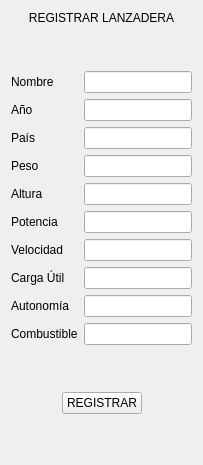
             <widget class="QWidget" name="pg_crear_lanzadera">
              <layout class="QVBoxLayout" name="verticalLayout_7">
               <item>
                <widget class="QLabel" name="label_lanzadera">
                 <property name="text">
                  <string>REGISTRAR LANZADERA</string>
                 </property>
                 <property name="alignment">
                  <set>Qt::AlignCenter</set>
                 </property>
                </widget>
               </item>
               <item>
                <spacer name="verticalSpacer_9">
                 <property name="orientation">
                  <enum>Qt::Vertical</enum>
                 </property>
                 <property name="sizeHint" stdset="0">
                  <size>
                   <width>20</width>
                   <height>40</height>
                  </size>
                 </property>
                </spacer>
               </item>
               <item>
                <layout class="QFormLayout" name="formLayout_3">
                 <item row="0" column="0">
                  <widget class="QLabel" name="lbl_nombre_lanzadera">
                   <property name="text">
                    <string>Nombre</string>
                   </property>
                  </widget>
                 </item>
                 <item row="0" column="1">
                  <widget class="QLineEdit" name="ql_nombre_lanzadera"/>
                 </item>
                 <item row="2" column="0">
                  <widget class="QLabel" name="lbl_pais_lanzadera">
                   <property name="text">
                    <string>País</string>
                   </property>
                  </widget>
                 </item>
                 <item row="2" column="1">
                  <widget class="QLineEdit" name="ql_pais_lanzadera"/>
                 </item>
                 <item row="3" column="0">
                  <widget class="QLabel" name="lbl_peso_lanzadera">
                   <property name="text">
                    <string>Peso</string>
                   </property>
                  </widget>
                 </item>
                 <item row="3" column="1">
                  <widget class="QLineEdit" name="ql_peso_lanzadera"/>
                 </item>
                 <item row="4" column="0">
                  <widget class="QLabel" name="lbl_altura_lanzadera">
                   <property name="text">
                    <string>Altura</string>
                   </property>
                  </widget>
                 </item>
                 <item row="4" column="1">
                  <widget class="QLineEdit" name="ql_altura_lanzadera"/>
                 </item>
                 <item row="5" column="0">
                  <widget class="QLabel" name="lbl_potencia_lanzadera">
                   <property name="text">
                    <string>Potencia</string>
                   </property>
                  </widget>
                 </item>
                 <item row="5" column="1">
                  <widget class="QLineEdit" name="ql_potencia_lanzadera"/>
                 </item>
                 <item row="6" column="0">
                  <widget class="QLabel" name="lbl_velocidad_lanzadera">
                   <property name="text">
                    <string>Velocidad</string>
                   </property>
                  </widget>
                 </item>
                 <item row="6" column="1">
                  <widget class="QLineEdit" name="ql_velocidad_lanzadera"/>
                 </item>
                 <item row="7" column="0">
                  <widget class="QLabel" name="lbl_carga_util_lanzadera">
                   <property name="text">
                    <string>Carga Útil</string>
                   </property>
                  </widget>
                 </item>
                 <item row="7" column="1">
                  <widget class="QLineEdit" name="ql_carga_util_lanzadera"/>
                 </item>
                 <item row="8" column="0">
                  <widget class="QLabel" name="lbl_autonomia_lanzadera">
                   <property name="text">
                    <string>Autonomía</string>
                   </property>
                  </widget>
                 </item>
                 <item row="8" column="1">
                  <widget class="QLineEdit" name="ql_autonomia_lanzadera"/>
                 </item>
                 <item row="9" column="0">
                  <widget class="QLabel" name="lbl_combustible_lanzadera">
                   <property name="text">
                    <string>Combustible</string>
                   </property>
                  </widget>
                 </item>
                 <item row="9" column="1">
                  <widget class="QLineEdit" name="ql_combustible_lanzadera"/>
                 </item>
                 <item row="1" column="0">
                  <widget class="QLabel" name="lbl_anio_lanzadera">
                   <property name="text">
                    <string>Año</string>
                   </property>
                  </widget>
                 </item>
                 <item row="1" column="1">
                  <widget class="QLineEdit" name="ql_anio_lanzadera"/>
                 </item>
                </layout>
               </item>
               <item>
                <spacer name="verticalSpacer_7">
                 <property name="orientation">
                  <enum>Qt::Vertical</enum>
                 </property>
                 <property name="sizeHint" stdset="0">
                  <size>
                   <width>20</width>
                   <height>41</height>
                  </size>
                 </property>
                </spacer>
               </item>
               <item>
                <layout class="QHBoxLayout" name="horizontalLayout_7">
                 <item>
                  <spacer name="horizontalSpacer_8">
                   <property name="orientation">
                    <enum>Qt::Horizontal</enum>
                   </property>
                   <property name="sizeHint" stdset="0">
                    <size>
                     <width>40</width>
                     <height>20</height>
                    </size>
                   </property>
                  </spacer>
                 </item>
                 <item>
                  <widget class="QPushButton" name="btn_registrar_lanzadera">
                   <property name="text">
                    <string>REGISTRAR</string>
                   </property>
                  </widget>
                 </item>
                 <item>
                  <spacer name="horizontalSpacer_9">
                   <property name="orientation">
                    <enum>Qt::Horizontal</enum>
                   </property>
                   <property name="sizeHint" stdset="0">
                    <size>
                     <width>40</width>
                     <height>20</height>
                    </size>
                   </property>
                  </spacer>
                 </item>
                </layout>
               </item>
               <item>
                <spacer name="verticalSpacer_8">
                 <property name="orientation">
                  <enum>Qt::Vertical</enum>
                 </property>
                 <property name="sizeHint" stdset="0">
                  <size>
                   <width>20</width>
                   <height>40</height>
                  </size>
                 </property>
                </spacer>
               </item>
              </layout>
             </widget>
